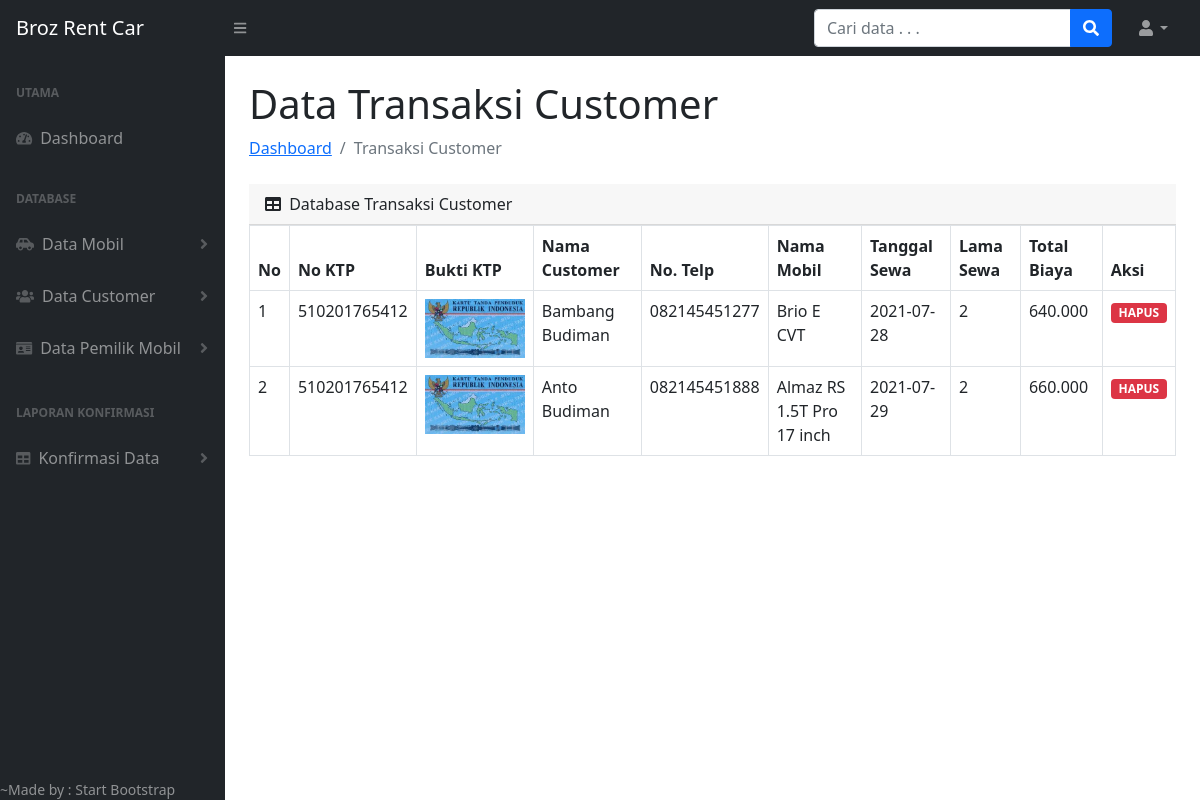
The page /admin/transaksi_cst.php (signed in) on the database its author committed.
### tables this page shows
CREATE TABLE `datasewa` (
  `id_sewa` int(11) NOT NULL,
  `no_ktp` varchar(50) NOT NULL,
  `bukti_ktp` varchar(200) NOT NULL,
  `tgl_sewa` date NOT NULL,
  `lama_sewa` int(3) NOT NULL,
  `status` enum('0','1') DEFAULT NULL,
  `bukti_bayar` varchar(200) DEFAULT NULL,
  `id_cst` int(11) NOT NULL,
  `id_mobil` int(11) NOT NULL
);

CREATE TABLE `customer` (
  `id_cst` int(11) NOT NULL,
  `nama_cst` varchar(100) NOT NULL,
  `no_telp` varchar(15) NOT NULL,
  `username` varchar(100) NOT NULL,
  `password` varchar(250) NOT NULL
);

CREATE TABLE `mobil` (
  `id_mobil` int(11) NOT NULL,
  `nopol` varchar(50) NOT NULL,
  `merk` varchar(50) NOT NULL,
  `nama_mobil` varchar(100) NOT NULL,
  `warna` varchar(20) NOT NULL,
  `gambar` varchar(200) NOT NULL,
  `tahun` varchar(10) NOT NULL,
  `harga` int(10) NOT NULL,
  `transmisi` varchar(50) NOT NULL,
  `mesin` varchar(50) NOT NULL,
  `kursi` int(5) NOT NULL,
  `status` enum('0','1') DEFAULT NULL,
  `id_pemilik` int(11) NOT NULL
);

### admin/functions.php (called while the page is built, shortened)
<?php
$conn = mysqli_connect("localhost", "root", "", "rentcar");
function query($query)
{
    global $conn;
    $result = mysqli_query($conn, $query);
    $rows = [];
    while ($row = mysqli_fetch_assoc($result)) {
        $rows[] = $row;
    }
    return $rows;
}

### admin/transaksi_cst.php (the view, shortened to what this page needs)
<?php
require 'functions.php';
$data_sewa = query("SELECT datasewa.id_sewa, datasewa.no_ktp, datasewa.bukti_ktp, customer.nama_cst, customer.no_telp, mobil.nama_mobil, datasewa.tgl_sewa, datasewa.lama_sewa, (harga*lama_sewa) AS total_biaya, datasewa.status FROM customer
INNER JOIN datasewa ON datasewa.id_cst = customer.id_cst
INNER JOIN mobil ON datasewa.id_mobil = mobil.id_mobil");
?>
<!DOCTYPE html>
<html lang="en">
  <head>
    <link href="https://cdn.jsdelivr.net/npm/simple-datatables@latest/dist/style.css" rel="stylesheet" />
    <link href="css/styles.css" rel="stylesheet" />
  </head>
  <body class="sb-nav-fixed">
    <nav class="sb-topnav navbar navbar-expand navbar-dark bg-dark">
      <a class="navbar-brand ps-3" href="index.php">Broz Rent Car</a>
      <button class="btn btn-link btn-sm order-1 order-lg-0 me-4 me-lg-0" id="sidebarToggle" href=""><i class="fas fa-bars"></i></button>
      <form class="d-none d-md-inline-block form-inline ms-auto me-0 me-md-3 my-2 my-md-0">
        <div class="input-group">
          <input class="form-control" type="text" placeholder="Cari data . . ." aria-label="Search for..." aria-describedby="btnNavbarSearch" />
          <button class="btn btn-primary" id="btnNavbarSearch" type="button"><i class="fas fa-search"></i></button>
        </div>
      </form>
      <ul class="navbar-nav ms-auto ms-md-0 me-3 me-lg-4">
        <li class="nav-item dropdown">
          <a class="nav-link dropdown-toggle" id="navbarDropdown" href="" role="button" data-bs-toggle="dropdown" aria-expanded="false"><i class="fas fa-user fa-fw"></i></a>
        </li>
      </ul>
    </nav>
    <div id="layoutSidenav">
      <div id="layoutSidenav_nav">
        <nav class="sb-sidenav accordion sb-sidenav-dark" id="sidenavAccordion">
          <div class="sb-sidenav-menu">
            <div class="nav">
              <div class="sb-sidenav-menu-heading">Utama</div>
              <a class="nav-link" href="index.php">
                <div class="sb-nav-link-icon"><i class="fas fa-tachometer-alt"></i></div>
                Dashboard
              </a>
              <div class="sb-sidenav-menu-heading">Database</div>
              <a class="nav-link collapsed mb-1" href="" data-bs-toggle="collapse" data-bs-target="#collapseLayouts" aria-expanded="false" aria-controls="collapseLayouts">
                <div class="sb-nav-link-icon"><i class="fas fa-car-side"></i></div>
                Data Mobil
                <div class="sb-sidenav-collapse-arrow"><i class="fas fa-angle-down"></i></div>
              </a>
              <a class="nav-link collapsed mb-1" href="" data-bs-toggle="collapse" data-bs-target="#collapsePages" aria-expanded="false" aria-controls="collapsePages">
                <div class="sb-nav-link-icon"><i class="fas fa-users"></i></div>
                Data Customer
                <div class="sb-sidenav-collapse-arrow"><i class="fas fa-angle-down"></i></div>
              </a>
              <a class="nav-link collapsed mb-1" href="" data-bs-toggle="collapse" data-bs-target="#collapsePemilik" aria-expanded="false" aria-controls="collapsePemilik">
                <div class="sb-nav-link-icon"><i class="fas fa-id-card"></i></div>
                Data Pemilik Mobil
                <div class="sb-sidenav-collapse-arrow"><i class="fas fa-angle-down"></i></div>
              </a>
              <div class="sb-sidenav-menu-heading">Laporan Konfirmasi</div>
              <a class="nav-link collapsed mb-1" href="" data-bs-toggle="collapse" data-bs-target="#collapseLaporan" aria-expanded="false" aria-controls="collapseLaporan">
                <div class="sb-nav-link-icon"><i class="fas fa-table"></i></div>
                Konfirmasi Data
                <div class="sb-sidenav-collapse-arrow"><i class="fas fa-angle-down"></i></div>
              </a>
            </div>
          </div>
            <div>
              <div class="small">~Made by : Start Bootstrap</div>
            </div>
        </nav>
      </div>
      <div id="layoutSidenav_content">
        <main>
          <div class="container-fluid px-4">
            <h1 class="mt-4">Data Transaksi Customer</h1>
            <ol class="breadcrumb mb-4">
              <li class="breadcrumb-item"><a href="index.php">Dashboard</a></li>
              <li class="breadcrumb-item active">Transaksi Customer</li>
            </ol>
            <div class="card-header">
              <i class="fas fa-table me-1"></i>
              Database Transaksi Customer
            </div>
            <div class="table-responsive">
            <table class="table table-hover table-bordered">
              <thead>
                <tr>
                  <th scope="col">No</th>
                  <th scope="col">No KTP</th>
                  <th scope="col">Bukti KTP</th>
                  <th scope="col">Nama Customer</th>
                  <th scope="col">No. Telp</th>
                  <th scope="col">Nama Mobil</th>
                  <th scope="col">Tanggal Sewa</th>
                  <th scope="col">Lama Sewa</th>
                  <th scope="col">Total Biaya</th>
                  <th scope="col">Aksi</th>
                </tr>
              </thead>
              <tbody>
                <?php $i = 1;?>
                <?php foreach ($data_sewa as $row): ?>
                <tr>
                  <td><?=$i;?></td>
                  <td><?=$row["no_ktp"];?></td>
                  <td><img src="../img/<?=$row["bukti_ktp"];?>" width="100"></td>
                  <td><?=$row["nama_cst"];?></td>
                  <td><?=$row["no_telp"];?></td>
                  <td><?=$row["nama_mobil"];?></td>
                  <td><?=$row["tgl_sewa"];?></td>
                  <td><?=$row["lama_sewa"];?></td>
                  <td><?=number_format($row["total_biaya"], 0, ",", ".")?></td>
                  <td class="text-center">
                    <a href="hapus_transaksi.php?id_sewa=<?=$row["id_sewa"];?>" onclick="return confirm('Yakin ingin menghapus data tersebut?');"><span class="badge bg-danger">HAPUS</span></a>
                  </td>
                </tr>
                <?php $i++;?>
                <?php endforeach;?>
              </tbody>
            </table>
            </div>
          </div>
        </main>
      </div>
    </div>
  </body>
</html>

### rows shown on the page
datasewa: no_ktp "510201765412", bukti_ktp (picture), id_cst.nama_cst "Bambang Budiman", id_cst.no_telp "082145451277", id_mobil.nama_mobil "Brio E CVT", tgl_sewa "2021-07-28", lama_sewa "2", total_biaya "640.000"
datasewa: no_ktp "510201765412", bukti_ktp (picture), id_cst.nama_cst "Anto Budiman", id_cst.no_telp "082145451888", id_mobil.nama_mobil "Almaz RS 1.5T Pro 17 inch", tgl_sewa "2021-07-29", lama_sewa "2", total_biaya "660.000"
